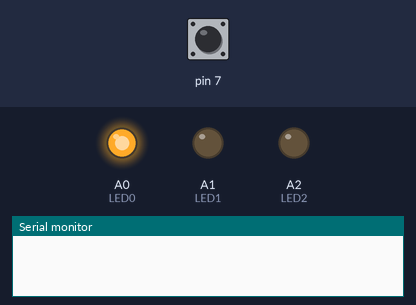
This sketch was run on a simulated Arduino Uno, built with avr-gcc and run on an emulated ATmega328P. Shown: output pins drawn as LEDs (lit = HIGH), the last lines printed to the serial monitor. Dashed ring = blinking. The test bench sets the inputs (shaded band); at power-on: pin 7 LOW.

Above: at 1.2 s.
1.3 s: pin 7 driven HIGH
At 1.8 s:
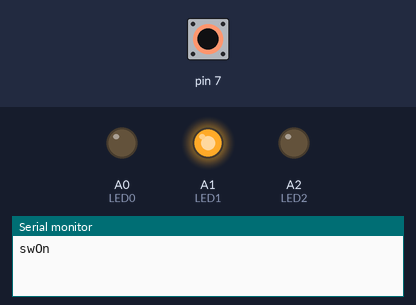
2.8 s: pin 7 pulsed LOW 5 times (0.12 s each, 0.3 s apart)
At 3.08 s:
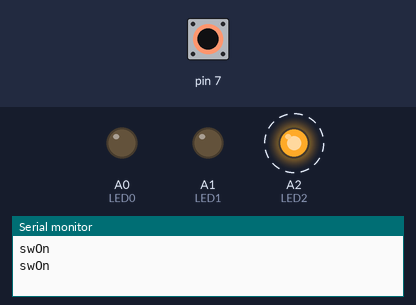
Timing chart, 0 to 5.8 s (numbered marks = the images above; inputs shaded):
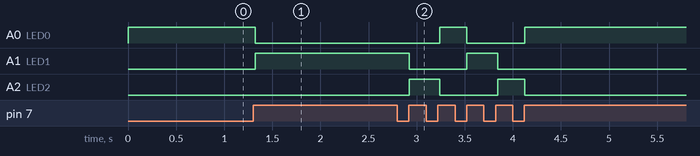

The sketch:

SWITCH_LED_SHIFT.ino
```cpp
//스위치를 누를 때마다 LED가 한 칸씩 옆으로 이동한다.
#define LED0 A0
#define LED1 A1
#define LED2 A2
int oldSwValue = 0, newSwValue, LedState = 0;

void setup() {
  Serial.begin(9600);
  pinMode(7, INPUT);  //스위치
  pinMode(LED0, OUTPUT);  //LED1
  pinMode(LED1, OUTPUT);  //LED2
  pinMode(LED2, OUTPUT);  //LED3
}

void loop() {
    newSwValue = digitalRead(7);

    if(oldSwValue != newSwValue) {
        oldSwValue = newSwValue;
        if(newSwValue >= 1) {
            LedState++;  //LedState의 값을 1씩 증가
            Serial.println("swOn");  //스위치가 눌릴 때마다 "SwOn"이 출력된다.
            if(LedState >= 3)   LedState = 0;
        }
    }

    //LED 세 개가 한 칸씩 이동할 수 있도록 하였다.
    if(LedState == 0){
        digitalWrite(LED0, HIGH);
        digitalWrite(LED1, LOW);
        digitalWrite(LED2, LOW);
    }
    else if(LedState == 1){
        digitalWrite(LED0, LOW);
        digitalWrite(LED1, HIGH);
        digitalWrite(LED2, LOW);
    }
    else {
        digitalWrite(LED0, LOW);
        digitalWrite(LED1, LOW);
        digitalWrite(LED2, HIGH);
    }
    delay(40);
}
```

Measured:
- after the input at 1.3 s, A0 (LED0): HIGH → LOW at once; A1 (LED1): LOW → HIGH at once
- after the input at 2.8 s, A0 (LED0): LOW → HIGH after 0.44 s, → LOW 0.28 s later, → HIGH 0.60 s later; A1 (LED1): HIGH → LOW after 0.12 s, → HIGH 0.60 s later, → LOW 0.32 s later; A2 (LED2): alternates HIGH for 0.30 s and LOW for 0.60 s, 4 changes in all, then stays LOW, starting after 0.12 s
